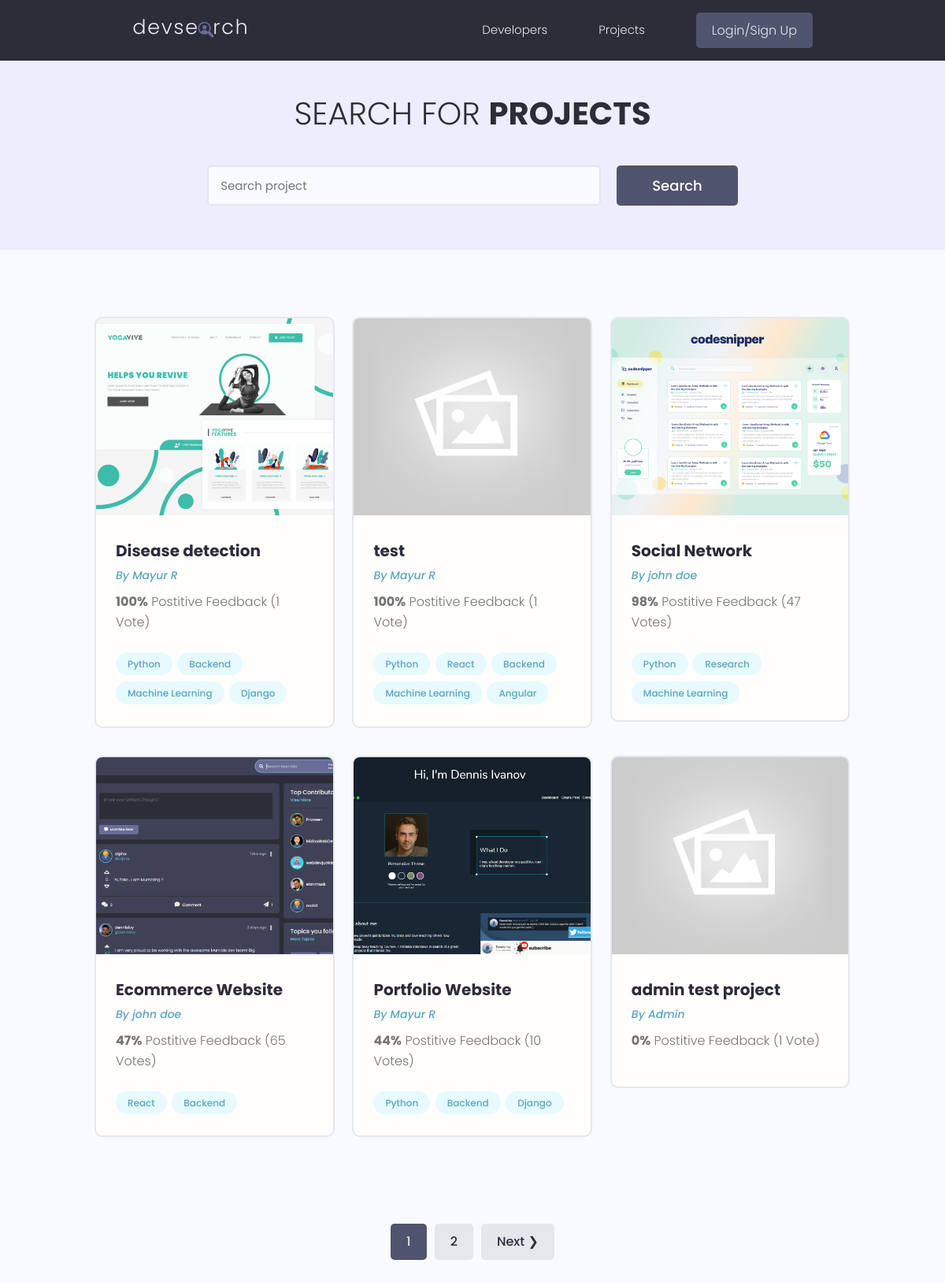
The app's page /projects/, older data.
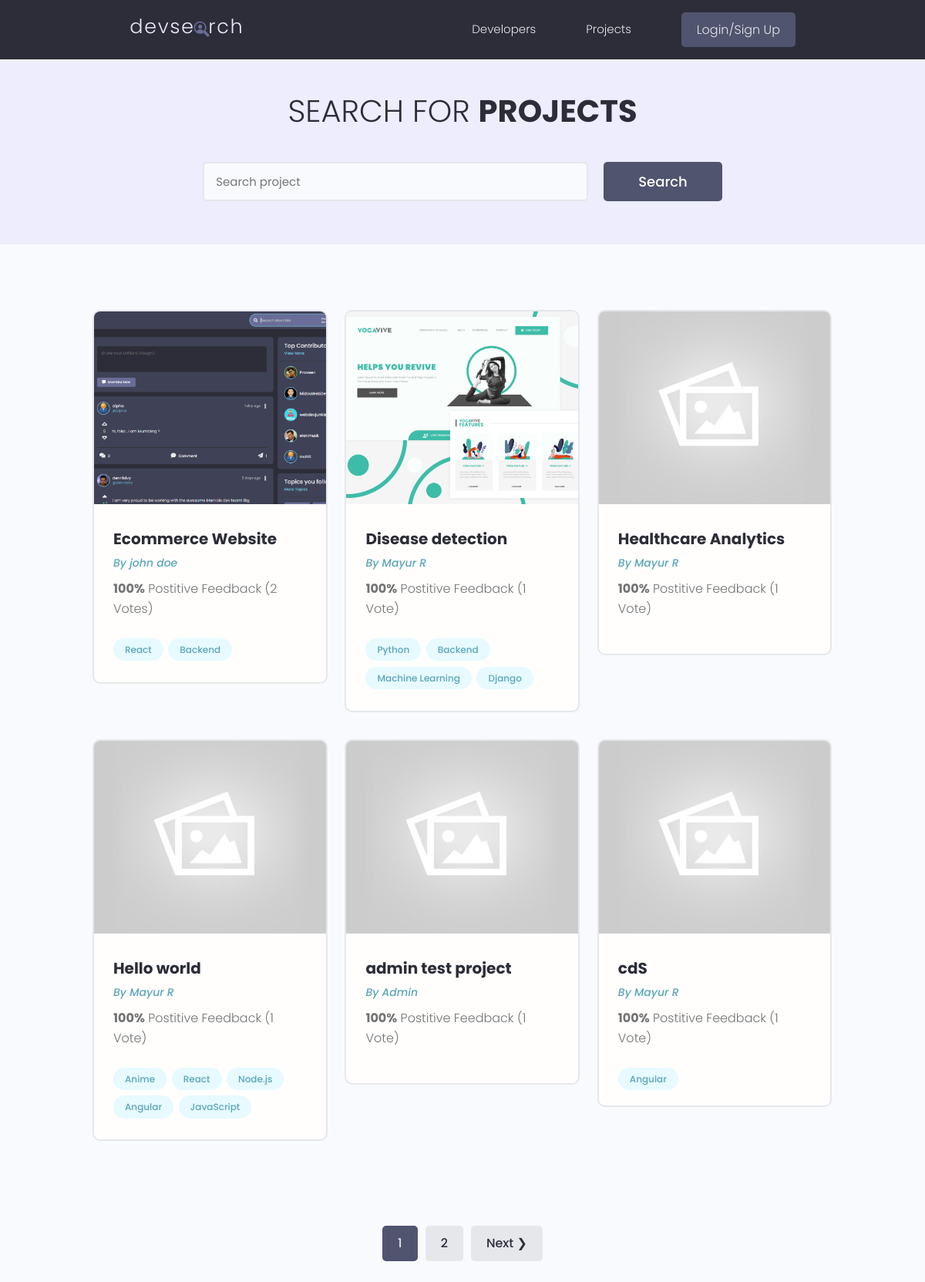
The same page, newer data.
### projects/models.py (models this page shows, shortened)
class Project(models.Model):
    owner=models.ForeignKey(Profile,null=True, blank=True,on_delete=models.SET_NULL)
    title=models.CharField(max_length=200)
    description=models.TextField(null=True,blank=True)
    featured_image=models.ImageField(null=True,blank=True,default='default.jpeg')
    demo_link=models.CharField(max_length=2000,null=True,blank=True)
    source_link=models.CharField(max_length=2000,null=True,blank=True)
    tags=models.ManyToManyField('Tag',blank=True)
    vote_total=models.IntegerField(default=0, null=True,blank=True)
    vote_ratio=models.IntegerField(default=0, null=True,blank=True)
    created=models.DateTimeField(auto_now_add=True)
    id=models.UUIDField(default=uuid.uuid4,unique=True,primary_key=True,editable=False)
    class Meta:
        ordering=['-vote_ratio','-vote_total','title']

class Tag(models.Model):
    name=models.CharField(max_length=200)
    created=models.DateTimeField(auto_now_add=True)
    id=models.UUIDField(default=uuid.uuid4,unique=True,primary_key=True,editable=False)
    def __str__(self):
        return self.name

### users/models.py (models this page shows, shortened)
class Profile(models.Model):
    user=models.OneToOneField(User, on_delete=models.CASCADE, null=True,blank=True)
    name=models.CharField(max_length=200,null=True,blank=True)
    email=models.EmailField(max_length=500,null=True,blank=True)
    username=models.CharField(max_length=200,null=True,blank=True)
    location=models.CharField(max_length=200,null=True,blank=True)
    short_intro=models.CharField(max_length=200,null=True,blank=True)
    bio=models.TextField(null=True,blank=True)
    profile_image=models.ImageField(null=True,blank=True,default="profiles/user-default.png", upload_to='profiles/')
    social_github=models.CharField(max_length=200,null=True,blank=True)
    social_twitter=models.CharField(max_length=200,null=True,blank=True)
    social_linkedin=models.CharField(max_length=200,null=True,blank=True)
    social_youtube=models.CharField(max_length=200,null=True,blank=True)
    social_website=models.CharField(max_length=200,null=True,blank=True)
    created=models.DateTimeField(auto_now_add=True)
    id=models.UUIDField(default=uuid.uuid4,unique=True,primary_key=True,editable=False)
    class Meta:
        ordering=['created']

### projects/views.py (the view)
# urls.py: path('projects/',include('projects.urls')),
def projects(request):
    projects,search_query=searchProjects(request)
    custom_range,projects=paginateProjects(request,projects,results=6)
    context={'projects':projects,'search_query':search_query,'custom_range':custom_range}
    return render(request,'projects/projects.html',context)

### projects/utils.py (called while the page is built)
def paginateProjects(request,projects,results):
    page=request.GET.get('page')
    paginator=Paginator(projects,results)
    try:
        projects=paginator.page(page)
    except PageNotAnInteger:
        page=1
        projects=paginator.page(page)
    except EmptyPage:
        page=paginator.num_pages
        projects=paginator.page(page)
    left_index=(int(page)-4)
    if left_index < 1:
        left_index=1
    right_index=(int(page)+5)
    if right_index > paginator.num_pages:
        right_index=paginator.num_pages + 1
    custom_range=range(left_index,right_index)
    return custom_range,projects

def searchProjects(request):
    search_query=""
    if request.GET.get('search_query'):
        search_query=request.GET.get('search_query')
    tags=Tag.objects.filter(name__icontains=search_query)
    projects=Project.objects.distinct().filter(
        Q(title__icontains=search_query)|
        Q(description__icontains=search_query)|
        Q(owner__name__icontains=search_query)|
        Q(tags__in=tags)
    )
    return projects,search_query

### projects/templates/projects/projects.html (shortened to what this page needs)
{%extends 'main.html'%}
{% block content%}
<main class="projects">
    <section class="hero-section text-center">
      <div class="container container--narrow">
        <div class="hero-section__box">
          <h2>Search for <span>Projects</span></h2>
        </div>
        <div class="hero-section__search">
          <form id="searchForm" class="form" action="{% url 'projects' %}" method="get">
            <div class="form__field">
              <input class="input input--text" id="formInput#search" type="text" name="search_query"
                value="{{search_query}}" placeholder="Search project" />
            </div>
            <input class="btn btn--sub btn--lg" type="submit" value="Search" />
          </form>
        </div>
      </div>
    </section>
    <section class="projectsList">
      <div class="container">
        <div class="grid grid--three">
          {%for project in projects%}
          <div class="column">
            <div class="card project">
              <a href="{% url 'project' project.id %}" class="project">
                <img class="project__thumbnail" src="{{project.featured_image.url}}" alt="project thumbnail" />
                <div class="card__body">
                  <h3 class="project__title">{{project.title}}</h3>
                  <p><a class="project__author" href="{% url 'user-profile' project.owner.id %}">By {{project.owner.name}}</a></p>
                  <p class="project--rating">
                    <span style="font-weight: bold;">{{project.vote_ratio}}%</span> Postitive
                    Feedback ({{project.vote_total}} Vote{{project.vote_total|pluralize:"s"}})
                  </p>
                  <div class="project__tags">
                  {% for tag in project.tags.all %}
                    <span class="tag tag--pill tag--main">
                      <small>{{tag}}</small>
                    </span>
                    {% endfor %}
                  </div>
                </div>
              </a>
            </div>
          </div>
          {% endfor %}
        </div>
      </div>
    </section>
  </main>
{% include 'pagination.html' with queryset=projects custom_range=custom_range %}
{%endblock content%}

Row changes from the older to the newer data that the page shows:
no longer on this page (row unchanged): Project: featured_image (placeholder picture), title "test", owner.name "Mayur R", vote_ratio "100", vote_total "1", Tag (name "Python"), Tag (name "React"), Tag (name "Backend"), Tag (name "Machine Learning"), Tag (name "Angular")
no longer on this page (row edited): Project: featured_image (picture), title "Social Network", owner.name "john doe", vote_ratio "98", vote_total "47", Tag (name "Python"), Tag (name "Machine Learning")
no longer on this page (row unchanged): Tag: name "Research", shown under "Social Network"
removed Project: featured_image (picture), title "Portfolio Website", owner.name "Mayur R", vote_ratio "44", vote_total "10", Tag (name "Python"), Tag (name "Backend"), Tag (name "Django")
changed Project "Ecommerce Website": vote_ratio "47" → "100"; vote_total "65" → "2"; moves up the list
now on this page (row edited): Project: featured_image (placeholder picture), title "Healthcare Analytics", owner.name "Mayur R", vote_ratio "100", vote_total "1"
now on this page (row edited): Project: featured_image (placeholder picture), title "Hello world", owner.name "Mayur R", vote_ratio "100", vote_total "1", Tag (name "React"), Tag (name "Angular")
now on this page (row unchanged): Tag: name "Anime", shown under "Hello world"
now on this page (row unchanged): Tag: name "Node.js", shown under "Hello world"
now on this page (row unchanged): Tag: name "JavaScript", shown under "Hello world"
changed Project "admin test project": vote_ratio "0" → "100"
added Project: featured_image (placeholder picture), title "cdS", owner.name "Mayur R", vote_ratio "100", vote_total "1", Tag (name "Angular")
